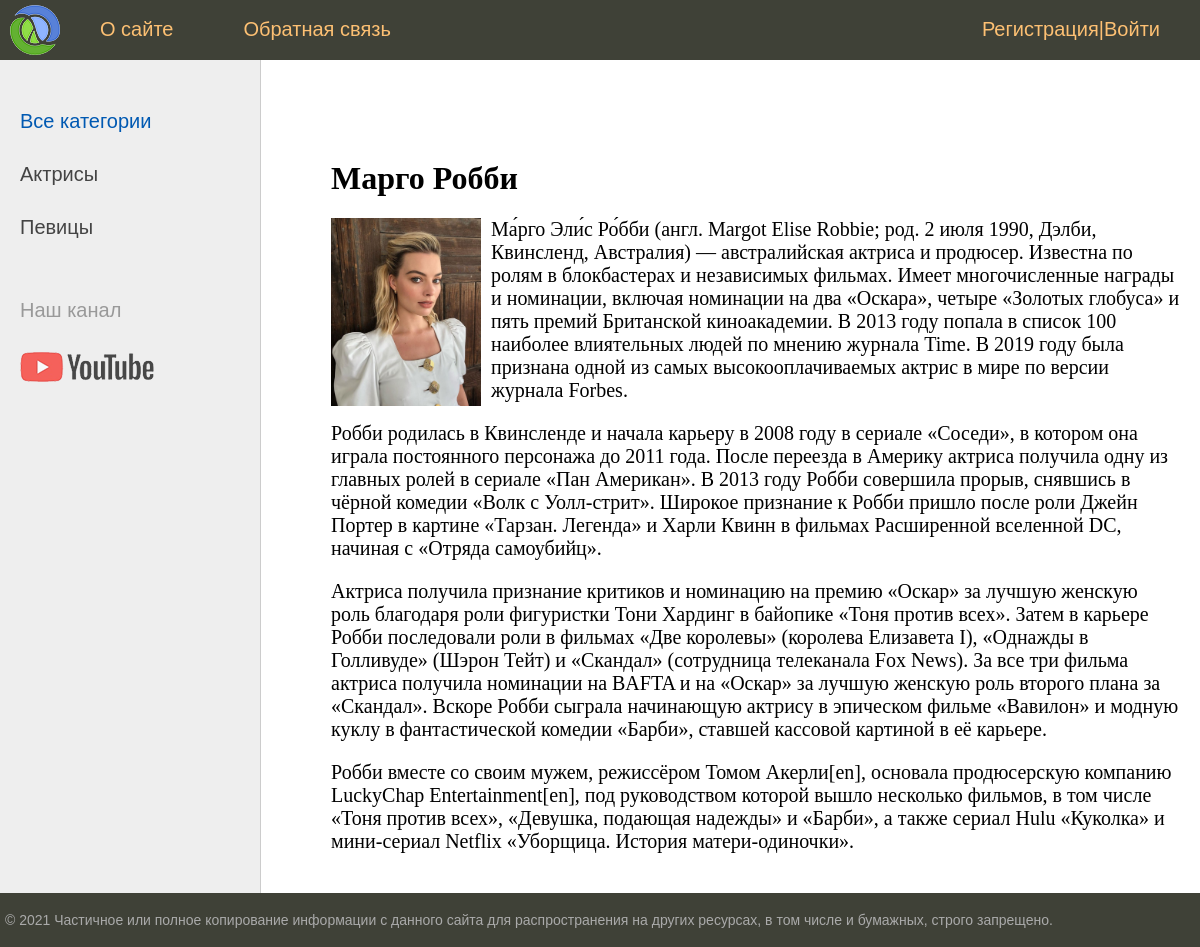
The page /post/margo-robbi/ on the database its author committed.
### women/models.py (models this page shows, shortened)
class Category(models.Model):
	name=models.CharField(max_length=100, db_index=True, verbose_name="Категория")
	slug=models.SlugField(max_length=255, unique=True, db_index=True, verbose_name="URL")
	def get_absolute_url(self):
		return reverse('category', kwargs={'cat_slug':self.slug})
	class Meta:
		verbose_name='Категория'
		verbose_name_plural='Категории'
		ordering=['id']

class Women(models.Model):
	title=models.CharField(max_length=255, verbose_name="Заголовок")
	slug=models.SlugField(max_length=255, unique=True, db_index=True, verbose_name="URL")
	content=models.TextField(blank=True, verbose_name="Текст статьи")
	photo=models.ImageField(upload_to="photos/%Y/%m/%d/", verbose_name="Фото")
	time_create=models.DateTimeField(auto_now_add=True, verbose_name="Время создания")
	time_update=models.DateTimeField(auto_now=True, verbose_name="Время изменения")
	is_published=models.BooleanField(default=True, verbose_name="Публикация")
	cat=models.ForeignKey('Category', on_delete=models.PROTECT, verbose_name="Категории")
	def __str__(self):
		return self.title
	class Meta:
		verbose_name='Известные женщины'
		verbose_name_plural='Известные женщины'
		ordering=['id']

### women/views.py (the view)
# urls.py: path('post/<slug:post_slug>/', ShowPost.as_view(), name='post'),
class ShowPost(DataMixin, DetailView):
	model=Women
	template_name='women/post.html'
	slug_url_kwarg='post_slug'
	context_object_name='post'
	def get_context_data(self, *, object_list=None, **kwargs):
		context=super().get_context_data(**kwargs)
		c_def = self.get_user_context(title=context['post'])
		return dict(list(context.items())+list(c_def.items()))

### women/utils.py (called while the page is built)
	def get_user_context(self, **kwargs):
		context = kwargs
		cats = cache.get('cats')
		if not cats:
			cats = Category.objects.annotate(Count('women'))
			cache.set('cats', cats, 60)
		user_menu = menu.copy()
		if not self.request.user.is_authenticated:
			user_menu.pop(1)
		context['menu']=user_menu
		context['cats']=cats
		if 'cat_selected' not in context:
			context['cat_selected'] = 0
		return context

### women/templates/women/post.html
{% extends 'women/base.html' %}
{% block content %}
<h1>{{post.title}}</h1>
{% if post.photo %}
<p><img class="img-article-left thumb" src="{{post.photo.url}}"></p>
{% endif %}
{{post.content|linebreaks}}
{% endblock %}

### women/templates/women/base.html (shortened to what this page needs)
{% load static %}
{% load women_tags %}
<!DOCTYPE html>
<html>
<head>
	<link type="text/css" href="{% static 'women/css/style.css' %}" rel="stylesheet" />
</head>
<body>
<table class="table-page" border=0 cellpadding="0" cellspacing="0">
<tr><td valign=top>
{% block mainmenu %}
		<div class="header">
			<ul id="mainmenu" class="mainmenu">
				<li class="logo"><a href="{% url 'home' %}"><div class="logo"></div></a></li>
				{% for m in menu %}
				<li><a href="{% url m.url_name %}">{{m.title}}</a></li>
				{% endfor %}
				{% if request.user.is_authenticated %}
				<li class="last">{{user.username}} | <a href="{% url 'logout' %}">Выйти</a></li>
				{% else %}
				<li class="last"><a href="{% url 'register' %}">Регистрация</a>|<a href="{% url 'login' %}">Войти</a></li>
				{% endif %}
			</ul>
		</div>
{% endblock mainmenu %}
<table class="table-content" border=0 cellpadding="0" cellspacing="0">
	<tr>
		<td valign="top" class="left-chapters">
			<ul id="leftchapters">
				{% if cat_selected == 0 %}
				<li class="selected">Все категории</li>
				{% else %}
				<li><a href="{% url 'home' %}">Все категории</a></li>
				{% endif %}
				{% for c in cats %}
					{% if c.women__count > 0 %}
						{% if c.pk == cat_selected %}
				<li class="selected">{{c.name}}</li>
						{% else %}
				<li class=""><a href="{{ c.get_absolute_url }}">{{c.name}}</a></li>
						{% endif %}
					{% endif %}
				{% endfor %}
				<li class="share"><p>Наш канал</p><a class="share-yt" href="https://www.youtube.com/channel/UClJzWfGWuGJL2t-3dYKcHTA/playlists" target="_blank" rel="nofollow"></a></li>
			</ul>
		</td>
		<td valign="top" class="content">
	<div class="content-text">
{% block content %}
{% endblock %}
	</div>
</td></tr></table>
</td></tr>
<tr><td valign=top>
	<div id="footer">
		<p>&copy; 2021 Частичное или полное копирование информации с данного сайта для распространения на других ресурсах, в том числе и бумажных, строго запрещено.</p>
	</div>
</td></tr></table>
</body>
</html>

### women/static/women/css/style.css (style rules this page uses)
html, body { font-family: 'Arial'; margin: 0; padding: 0; height: 100%; width: 100%; color: #444; }
a { color: #0059b2; text-decoration: none; }
img { max-width: 600px; height: auto; }
img.img-article-left { max-width: 300px; height: auto; float: left; padding: 0 10px 10px 0; }
img.img-article-left.thumb { max-width: 150px; height: auto; }
.table-page { width: 100%; height: 100%; vertical-align: top; }
.table-page tr { height: 100%; }
.header { background: #3F4137; height: 60px; }
.logo { background: url('../images/logo.png') no-repeat 10px 5px; width: 70px; height: 60px; }
ul.mainmenu { list-style: none; margin: 0; padding: 0; height: 60px; color: #fdc073; font-size: 20px; overflow: hidden; }
ul.mainmenu li { float: left; margin: 18px 40px 0 30px; }
ul.mainmenu li.logo { margin: 0; }
ul.mainmenu li.last { float: right; }
ul.mainmenu li a { color: #fdc073; text-decoration: none; }
.table-content { width: 100%; min-height: 100%; height: 100%; }
.left-chapters { margin: 0; background: #eee; border-right: 1px solid #ccc; min-height: 100%; }
.left-chapters ul { width: 230px; min-height: 100%; margin: 0; padding: 20px 10px 10px 20px; list-style: none; font-size: 20px; }
.left-chapters ul li { margin: 30px 0 0 0; color: #999; }
.left-chapters ul li.selected { color: #0059b2; }
.left-chapters ul li a { color: #444; text-decoration: none; }
.left-chapters ul li.share { margin: 60px 0 0 0; }
.left-chapters ul li.share p { margin: 30px 0 30px 0; }
.left-chapters ul li.share a { display: inline-block; width: 40px; height: 40px; margin: 0 20px 0 0; }
.left-chapters ul li.share a.share-yt { width: 100%; height: 30px; background: url('../images/share_yt.png') no-repeat 0 0 }
.content { padding: 40px 20px 20px 40px; width: 100%; box-sizing: border-box; }
.content-text { margin: 60px 0 0 30px; color: #000; font-size: 20px; font-family: Yandex Sans Display Light; }
.content-text h1 { font-size: 32px; }
#footer { box-sizing: border-box; background: #3F4137; padding: 5px; color: #aaa; font-size: 14px; font-family: Verdana, Geneva, Arial, Helvetica; text-align: left; overflow: hidden; }

### rows shown on the page
Category: name "Актрисы"
Category: name "Певицы"
Women: title "Марго Робби", photo (picture), content "Ма́рго Эли́с Ро́бби (англ. Margot Elise Robbie; род. 2 июля 1990, Дэлби, Квинсленд, Австралия) — австралийская актриса и продюсер. Известна по ролям в блокбастерах и независимых фильмах. Имеет многочисленные награды и номинации, включая номинации на два «Оскара», четыре «Золотых глобуса» и пять премий Британской киноакадемии. В 2013 году попала в список 100 наиболее влиятельных людей по мнению журнала Time. В 2019 году была признана одной из самых высокооплачиваемых актрис в мире по версии журнала Forbes. Робби родилась в Квинсленде и начала карьеру в 2008 году в сериале «Соседи», в котором она играла постоянного персонажа до 2011 года. После переезда в Америку актриса получила одну из…"

### other values the page prints
{{ m.title }} "О сайте" "Обратная связь"
